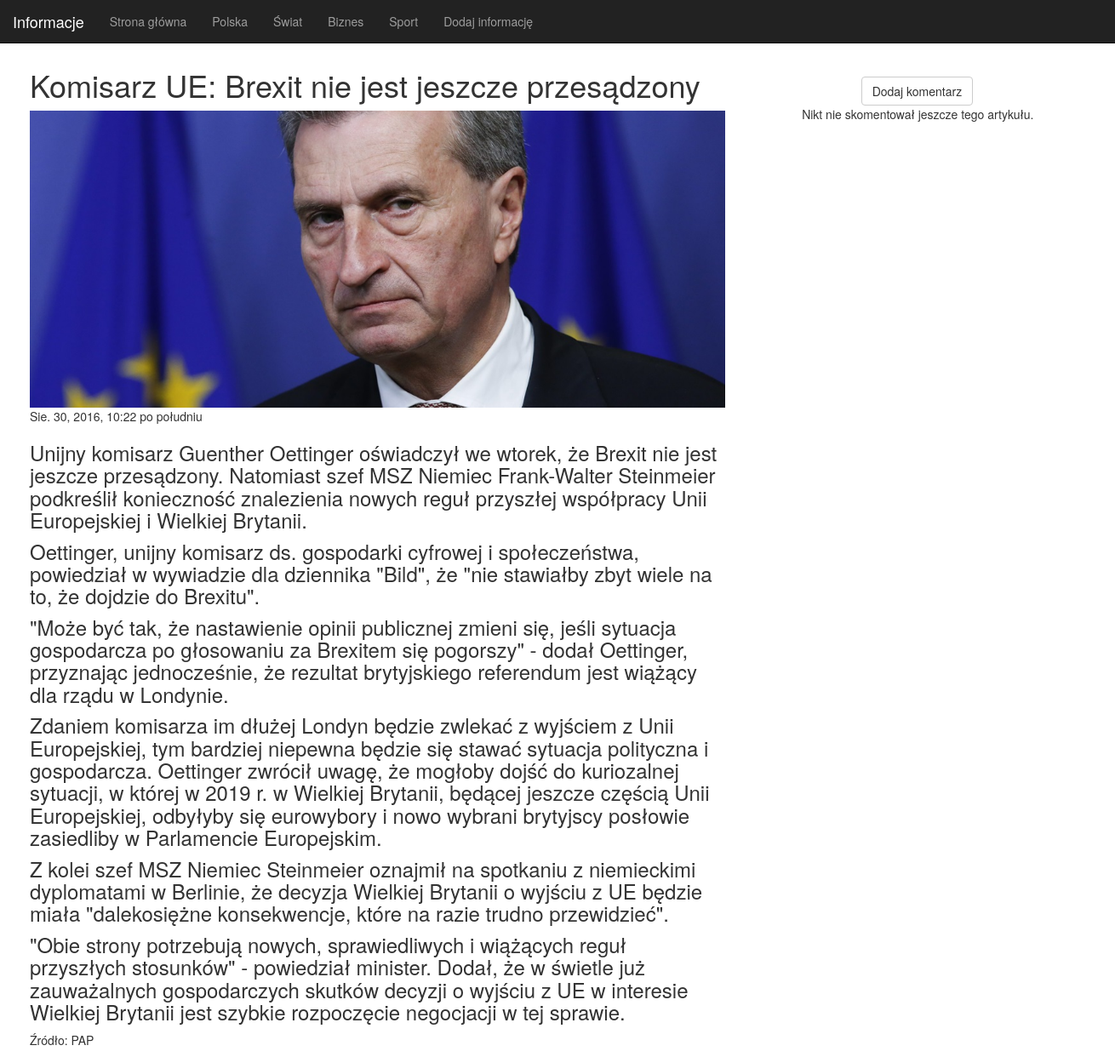
The app's page /article/1/ with its own data.
### news/models.py (models this page shows, shortened)
class Article(models.Model):
    category = models.ForeignKey(Category)
    title = models.CharField(max_length=256, unique=True)
    text = models.TextField(max_length=5012)
    source = models.CharField(max_length=64)
    photo = models.ImageField(upload_to='images/')
    created_date = models.DateTimeField(
            default=timezone.now)

### news/views.py (the view)
# urls.py: url(r'^article/(?P<pk>[0-9]+)/$', views.article_detail, name='article_detail'),
def article_detail(request, pk):
    article = get_object_or_404(Article, pk=pk)
    return render(request, 'news/article_detail.html', {'article': article})

### news/templates/news/article_detail.html
{% extends "news/base.html" %}
{% block content%}
	<div class="col-md-8">
		<h1>{{ article.title }}</h1>
		<img class="article-img" src={{ article.photo.url }}/>
		{{ article.created_date }}
		<div>
			<h3>{{ article.text|linebreaks }}</h3>
		</div>
		<p>Źródło: {{ article.source }} </p>
	</div>
	<div class="col-md-4">
		<a class=" add-comment btn btn-default" href="{% url 'comment_new' pk=article.pk %}">Dodaj komentarz</a>
		{% for comment in article.comments.all %}
		<div class="comment">
			<div class="date">
				{{ comment.created_date }}
			</div>
			<strong>{{ comment.author }}</strong>
			<p>{{ comment.text|linebreaks }}</p>
		{% empty %}
			<p style="text-align: center">Nikt nie skomentował jeszcze tego artykułu.</p>
		</div>
		{% endfor %}
{% endblock %}

### static/css/website.css (style rules this page uses)
body { background-color: white; }
.article-img { width: 100%; }
.add-comment { margin-top: 30px; margin-left: 130px; }

### records on screen
Article: title "Komisarz UE: Brexit nie jest jeszcze przesądzony", photo (picture), created_date "Sie. 30, 2016, 10:22 po południu", text "Unijny komisarz Guenther Oettinger oświadczył we wtorek, że Brexit nie jest jeszcze przesądzony. Natomiast szef MSZ Niemiec Frank-Walter Steinmeier podkreślił konieczność znalezienia nowych reguł przyszłej współpracy Unii Europejskiej i Wielkiej Brytanii. Oettinger, unijny komisarz ds. gospodarki cyfrowej i społeczeństwa, powiedział w wywiadzie dla dziennika \"Bild\", że \"nie stawiałby zbyt wiele na to, że dojdzie do Brexitu\". \"Może być tak, że nastawienie opinii publicznej zmieni się, jeśli sytuacja gospodarcza po głosowaniu za Brexitem się pogorszy\" - dodał Oettinger, przyznając jednocześnie, że rezultat brytyjskiego referendum jest wiążący dla rządu w Londynie. Zdaniem komisarza im dłużej…", source "PAP"
